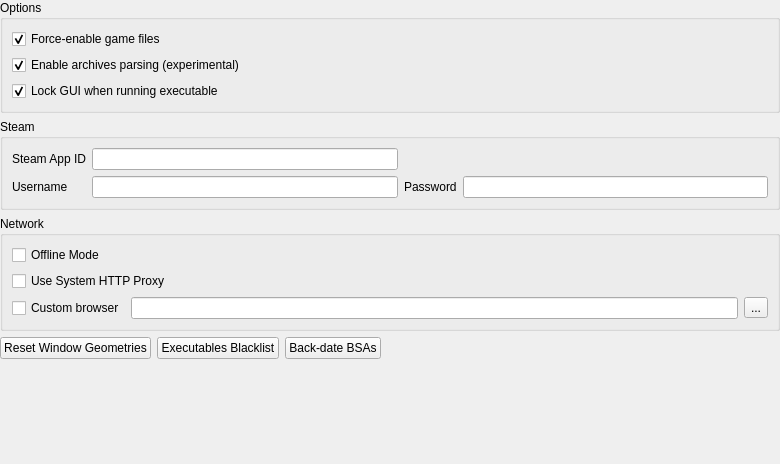
         <widget class="QWidget" name="workaroundScrollAreaWidgetContents">
          <property name="geometry">
           <rect>
            <x>0</x>
            <y>0</y>
            <width>780</width>
            <height>464</height>
           </rect>
          </property>
          <property name="autoFillBackground">
           <bool>false</bool>
          </property>
          <layout class="QVBoxLayout" name="verticalLayout_6">
           <property name="leftMargin">
            <number>0</number>
           </property>
           <property name="topMargin">
            <number>0</number>
           </property>
           <property name="rightMargin">
            <number>0</number>
           </property>
           <property name="bottomMargin">
            <number>0</number>
           </property>
           <item>
            <widget class="QGroupBox" name="workaroundsOptionsBox">
             <property name="title">
              <string>Options</string>
             </property>
             <layout class="QVBoxLayout" name="verticalLayout_23">
              <property name="leftMargin">
               <number>9</number>
              </property>
              <property name="topMargin">
               <number>9</number>
              </property>
              <property name="rightMargin">
               <number>9</number>
              </property>
              <property name="bottomMargin">
               <number>9</number>
              </property>
              <item>
               <widget class="QCheckBox" name="forceEnableBox">
                <property name="toolTip">
                 <string>If checked, files (i.e. esps, esms and bsas) belonging to the core game can not be disabled in the UI. (default: on)</string>
                </property>
                <property name="whatsThis">
                 <string>If checked, files (i.e. esps, esms and bsas) belonging to the core game can not be disabled in the UI. (default: on)
Uncheck this if you want to use Mod Organizer with total conversions (like Nehrim) but be aware that the game will crash if required files are not enabled.</string>
                </property>
                <property name="text">
                 <string>Force-enable game files</string>
                </property>
                <property name="checked">
                 <bool>true</bool>
                </property>
               </widget>
              </item>
              <item>
               <widget class="QCheckBox" name="enableArchiveParsingBox">
                <property name="toolTip">
                 <string>Enable parsing of Archives. This is an Experimental Feature. Has negative effects on performance and known incorrectness.</string>
                </property>
                <property name="whatsThis">
                 <string>&lt;html&gt;&lt;head/&gt;&lt;body&gt;&lt;p&gt;By default, MO will parse archive files (BSA, BA2) to calculate conflicts between the contents of the archive files and other loose files. This process has a noticeable cost in performance.&lt;/p&gt;&lt;p&gt;This feature should not be confused with the archive management feature offered by MO1. MO2 will only show conflicts with archives and will NOT load them into the game or program.&lt;/p&gt;&lt;p&gt;If you disable this feature, MO will only display conflicts between loose files.&lt;/p&gt;&lt;/body&gt;&lt;/html&gt;</string>
                </property>
                <property name="text">
                 <string>Enable archives parsing (experimental)</string>
                </property>
                <property name="checked">
                 <bool>true</bool>
                </property>
               </widget>
              </item>
              <item>
               <widget class="QCheckBox" name="lockGUIBox">
                <property name="toolTip">
                 <string>Disable this to prevent the GUI from being locked when running an executable.  This may result in abnormal behavior.</string>
                </property>
                <property name="whatsThis">
                 <string>Disable this to prevent the GUI from being locked when running an executable.  This may result in abnormal behavior.</string>
                </property>
                <property name="text">
                 <string>Lock GUI when running executable</string>
                </property>
                <property name="checked">
                 <bool>true</bool>
                </property>
               </widget>
              </item>
             </layout>
            </widget>
           </item>
           <item>
            <widget class="QGroupBox" name="groupBox_12">
             <property name="title">
              <string>Steam</string>
             </property>
             <layout class="QGridLayout" name="gridLayout_7">
              <item row="1" column="1">
               <widget class="QLineEdit" name="steamUserEdit"/>
              </item>
              <item row="1" column="2">
               <widget class="QLabel" name="label_20">
                <property name="text">
                 <string>Password</string>
                </property>
               </widget>
              </item>
              <item row="1" column="3">
               <widget class="QLineEdit" name="steamPassEdit">
                <property name="echoMode">
                 <enum>QLineEdit::Password</enum>
                </property>
               </widget>
              </item>
              <item row="1" column="0">
               <widget class="QLabel" name="label_19">
                <property name="text">
                 <string>Username</string>
                </property>
               </widget>
              </item>
              <item row="0" column="0">
               <widget class="QLabel" name="label_4">
                <property name="text">
                 <string>Steam App ID</string>
                </property>
               </widget>
              </item>
              <item row="0" column="1">
               <widget class="QLineEdit" name="appIDEdit">
                <property name="toolTip">
                 <string>The Steam AppID for your game</string>
                </property>
                <property name="whatsThis">
                 <string>&lt;!DOCTYPE HTML PUBLIC &quot;-//W3C//DTD HTML 4.0//EN&quot; &quot;http://www.w3.org/TR/REC-html40/strict.dtd&quot;&gt;
&lt;html&gt;&lt;head&gt;&lt;meta name=&quot;qrichtext&quot; content=&quot;1&quot; /&gt;&lt;style type=&quot;text/css&quot;&gt;
p, li { white-space: pre-wrap; }
&lt;/style&gt;&lt;/head&gt;&lt;body style=&quot; font-family:'MS Shell Dlg 2'; font-size:8.25pt; font-weight:400; font-style:normal;&quot;&gt;
&lt;p style=&quot; margin-top:0px; margin-bottom:0px; margin-left:0px; margin-right:0px; -qt-block-indent:0; text-indent:0px;&quot;&gt;&lt;span style=&quot; font-size:8pt;&quot;&gt;The Steam App ID is required to directly start some games. For Skyrim, if this is not set or wrong, the &amp;quot;Mod Organizer&amp;quot; load mechanism may not work properly.&lt;/span&gt;&lt;/p&gt;
&lt;p style=&quot; margin-top:0px; margin-bottom:0px; margin-left:0px; margin-right:0px; -qt-block-indent:0; text-indent:0px;&quot;&gt;&lt;span style=&quot; font-size:8pt;&quot;&gt;The preset for this is the App ID of the &amp;quot;regular&amp;quot; version so in most cases, you should be set.&lt;/span&gt;&lt;/p&gt;
&lt;p style=&quot; margin-top:0px; margin-bottom:0px; margin-left:0px; margin-right:0px; -qt-block-indent:0; text-indent:0px;&quot;&gt;&lt;span style=&quot; font-size:8pt;&quot;&gt;If you think you have a different version (GotY or something), follow these steps to get to the id:&lt;/span&gt;&lt;/p&gt;
&lt;p style=&quot; margin-top:0px; margin-bottom:0px; margin-left:0px; margin-right:0px; -qt-block-indent:0; text-indent:0px;&quot;&gt;&lt;span style=&quot; font-size:8pt;&quot;&gt;1. Navigate to the game library in steam&lt;/span&gt;&lt;/p&gt;
&lt;p style=&quot; margin-top:0px; margin-bottom:0px; margin-left:0px; margin-right:0px; -qt-block-indent:0; text-indent:0px;&quot;&gt;&lt;span style=&quot; font-size:8pt;&quot;&gt;2. right-click on the game you need the id for and choose &lt;/span&gt;&lt;span style=&quot; font-size:8pt; font-weight:600;&quot;&gt;Create desktop shortcut&lt;/span&gt;&lt;/p&gt;
&lt;p style=&quot; margin-top:0px; margin-bottom:0px; margin-left:0px; margin-right:0px; -qt-block-indent:0; text-indent:0px;&quot;&gt;&lt;span style=&quot; font-size:8pt;&quot;&gt;3. right-click on the newly created shortcut on your desktop and select &lt;/span&gt;&lt;span style=&quot; font-size:8pt; font-weight:600;&quot;&gt;Properties&lt;/span&gt;&lt;/p&gt;
&lt;p style=&quot; margin-top:0px; margin-bottom:0px; margin-left:0px; margin-right:0px; -qt-block-indent:0; text-indent:0px;&quot;&gt;&lt;span style=&quot; font-size:8pt;&quot;&gt;4. in the URL-field you should see something like this: &lt;/span&gt;&lt;span style=&quot; font-size:8pt; font-style:italic;&quot;&gt;steam://rungameid/22380&lt;/span&gt;&lt;/p&gt;
&lt;p style=&quot; margin-top:0px; margin-bottom:0px; margin-left:0px; margin-right:0px; -qt-block-indent:0; text-indent:0px;&quot;&gt;&lt;span style=&quot; font-size:8pt;&quot;&gt;22380 is the id you're looking for.&lt;/span&gt;&lt;/p&gt;&lt;/body&gt;&lt;/html&gt;</string>
                </property>
               </widget>
              </item>
             </layout>
            </widget>
           </item>
           <item>
            <widget class="QGroupBox" name="groupBox">
             <property name="minimumSize">
              <size>
               <width>0</width>
               <height>100</height>
              </size>
             </property>
             <property name="title">
              <string>Network</string>
             </property>
             <layout class="QVBoxLayout" name="verticalLayout_22">
              <item>
               <widget class="QCheckBox" name="offlineBox">
                <property name="statusTip">
                 <string>Disable automatic internet features</string>
                </property>
                <property name="whatsThis">
                 <string>Disable automatic internet features. This does not affect features that are explicitly invoked by the user (like checking mods for updates, endorsing, opening the web browser)</string>
                </property>
                <property name="text">
                 <string>Offline Mode</string>
                </property>
               </widget>
              </item>
              <item>
               <widget class="QCheckBox" name="proxyBox">
                <property name="statusTip">
                 <string>Use a proxy for network connections.</string>
                </property>
                <property name="whatsThis">
                 <string>Use a proxy for network connections. This uses the system-wide settings which can be configured in Internet Explorer. Please note that MO will start up a few seconds slower on some systems when using a proxy.</string>
                </property>
                <property name="text">
                 <string>Use System HTTP Proxy</string>
                </property>
               </widget>
              </item>
              <item>
               <widget class="QWidget" name="widget_7" native="true">
                <layout class="QHBoxLayout" name="horizontalLayout_9">
                 <property name="leftMargin">
                  <number>0</number>
                 </property>
                 <property name="topMargin">
                  <number>0</number>
                 </property>
                 <property name="rightMargin">
                  <number>0</number>
                 </property>
                 <property name="bottomMargin">
                  <number>0</number>
                 </property>
                 <item>
                  <widget class="QCheckBox" name="useCustomBrowser">
                   <property name="toolTip">
                    <string>Use &quot;%1&quot; as a placeholder for the URL.</string>
                   </property>
                   <property name="statusTip">
                    <string>Use &quot;%1&quot; as a placeholder for the URL.</string>
                   </property>
                   <property name="whatsThis">
                    <string>Use &quot;%1&quot; as a placeholder for the URL.</string>
                   </property>
                   <property name="text">
                    <string>Custom browser</string>
                   </property>
                  </widget>
                 </item>
                 <item>
                  <widget class="QLineEdit" name="browserCommand">
                   <property name="toolTip">
                    <string>Use &quot;%1&quot; as a placeholder for the URL.</string>
                   </property>
                   <property name="statusTip">
                    <string>Use &quot;%1&quot; as a placeholder for the URL.</string>
                   </property>
                   <property name="whatsThis">
                    <string>Use &quot;%1&quot; as a placeholder for the URL.</string>
                   </property>
                  </widget>
                 </item>
                 <item>
                  <widget class="QToolButton" name="browseCustomBrowser">
                   <property name="text">
                    <string>...</string>
                   </property>
                  </widget>
                 </item>
                </layout>
               </widget>
              </item>
             </layout>
            </widget>
           </item>
           <item>
            <widget class="QWidget" name="widget_12" native="true">
             <layout class="QHBoxLayout" name="horizontalLayout">
              <property name="leftMargin">
               <number>0</number>
              </property>
              <property name="topMargin">
               <number>0</number>
              </property>
              <property name="rightMargin">
               <number>0</number>
              </property>
              <property name="bottomMargin">
               <number>0</number>
              </property>
              <item>
               <widget class="QPushButton" name="resetGeometryBtn">
                <property name="toolTip">
                 <string>Resets the window geometries for all windows.  This can be useful if a window becomes too small or too large, if a column becomes too thin or too wide, and in similar situations.</string>
                </property>
                <property name="whatsThis">
                 <string>Resets the window geometries for all windows.  This can be useful if a window becomes too small or too large, if a column becomes too thin or too wide, and in similar situations.</string>
                </property>
                <property name="text">
                 <string>Reset Window Geometries</string>
                </property>
               </widget>
              </item>
              <item>
               <widget class="QPushButton" name="execBlacklistBtn">
                <property name="toolTip">
                 <string>Add executables to the blacklist to prevent them from
accessing the virtual file system. This is useful to prevent
unintended programs from being hooked. Hooking unintended
programs may affect the execution of these programs or the
programs you are intentionally running.</string>
                </property>
                <property name="whatsThis">
                 <string>Add executables to the blacklist to prevent them from accessing the virtual file system.  This is useful to prevent unintended programs from being hooked.  Hooking unintended programs may affect the execution of these programs or the programs you are intentionally running.</string>
                </property>
                <property name="text">
                 <string>Executables Blacklist</string>
                </property>
                <property name="autoDefault">
                 <bool>false</bool>
                </property>
               </widget>
              </item>
              <item>
               <widget class="QPushButton" name="bsaDateBtn">
                <property name="toolTip">
                 <string>For Skyrim, this can be used instead of Archive Invalidation. It should make AI redundant for all Profiles.
For the other games this is not a sufficient replacement for AI!</string>
                </property>
                <property name="whatsThis">
                 <string>For Skyrim, this can be used instead of Archive Invalidation. It should make AI redundant for all Profiles.
For the other games this is not a sufficient replacement for AI!</string>
                </property>
                <property name="text">
                 <string>Back-date BSAs</string>
                </property>
                <property name="icon">
                 <iconset>
                  <normaloff>:/MO/gui/resources/emblem-readonly.png</normaloff>:/MO/gui/resources/emblem-readonly.png</iconset>
                </property>
               </widget>
              </item>
              <item>
               <spacer name="horizontalSpacer">
                <property name="orientation">
                 <enum>Qt::Horizontal</enum>
                </property>
                <property name="sizeHint" stdset="0">
                 <size>
                  <width>40</width>
                  <height>20</height>
                 </size>
                </property>
               </spacer>
              </item>
             </layout>
            </widget>
           </item>
           <item>
            <spacer name="verticalSpacer">
             <property name="orientation">
              <enum>Qt::Vertical</enum>
             </property>
             <property name="sizeHint" stdset="0">
              <size>
               <width>20</width>
               <height>40</height>
              </size>
             </property>
            </spacer>
           </item>
          </layout>
         </widget>
